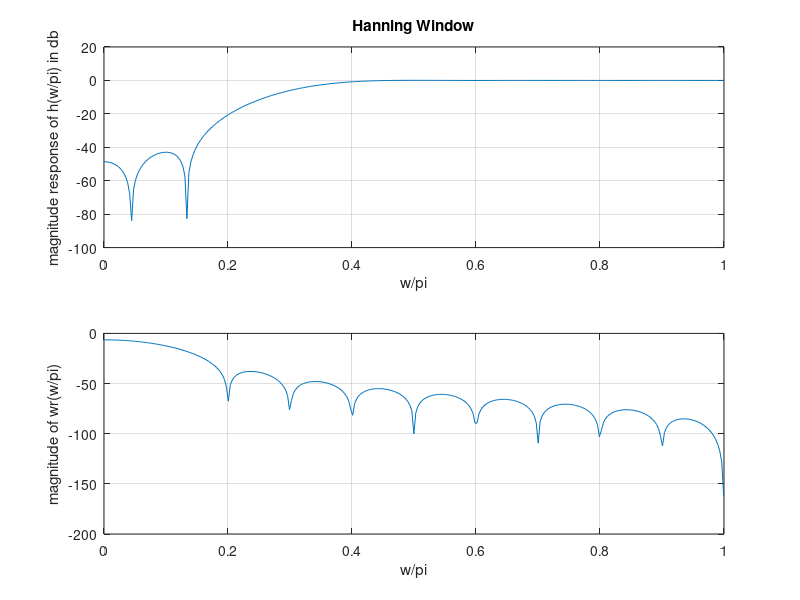

Write the MATLAB code that produced this figure.
N=21;
wc=0.3*pi;
n=0:1:N-1;
eps=0.001;
alpha=(N-1)/2;
hd=(sin(pi*(n-alpha+eps))-sin(wc*(n-alpha+eps)))./(pi*(n-alpha+eps));
wr=hanning(N);
h=hd.*wr';
w=0:0.01:pi;
H=freqz(h,1,w);
subplot(2,1,1);
plot(w/pi,20*log10(abs(H)));
grid on;
xlabel('w/pi');
ylabel('magnitude response of h(w/pi) in db');
title("Hanning Window");
w1=freqz(wr/N,1,w);
subplot(2,1,2)
plot(w/pi,20*log10(abs(w1)));
grid on;
xlabel('w/pi');
ylabel('magnitude of wr(w/pi)');
